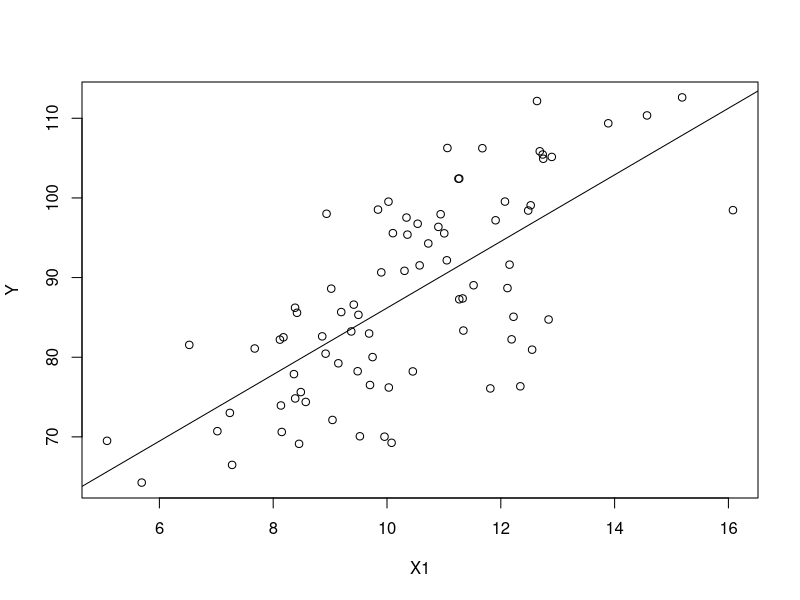
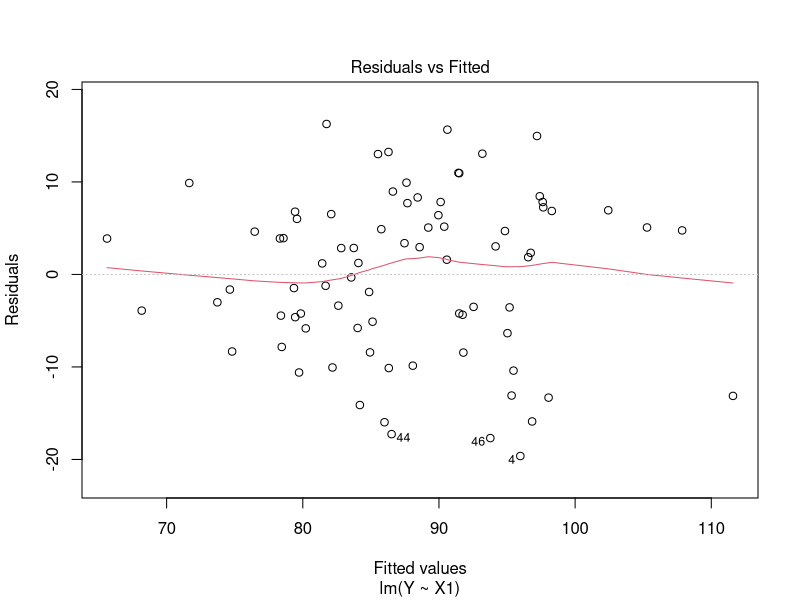
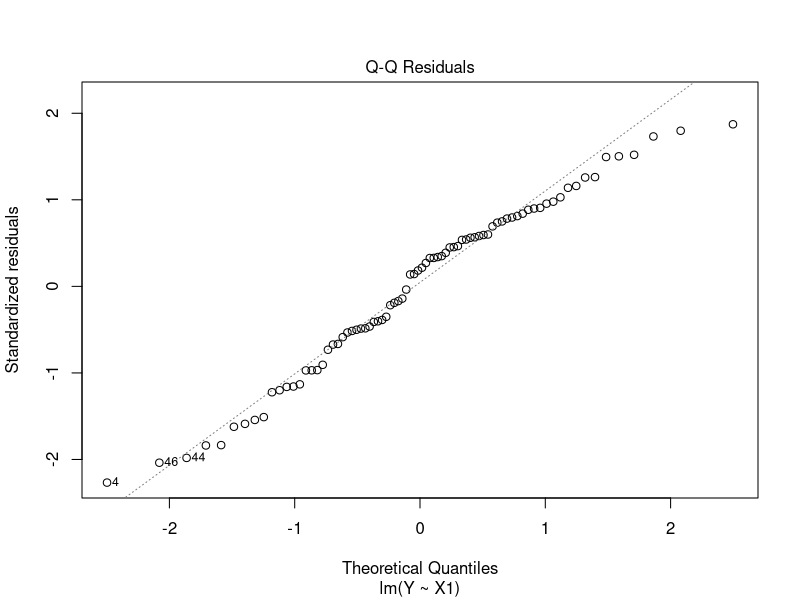

Source code (R) for these figures, in order: (Note: this script raises an error after producing the figures.)
#-----------------------------------------------#
## Define TRUTH (this would be done in heaven)

beta0 <- 53
beta1 <- 2.5
beta2 <- 1.6
beta3 <- 1.4

N <- 80
X1 <- rnorm(N, 10, 2)
X2 <- sample(c("Bond","Free"), N, replace=TRUE)

E <- rnorm(N, 0, 5)

Y <- beta0 + beta1*X1 + beta2*(X2=="Free") + beta3*X1*(X2=="Free") + E

X3 <- rf(N, 3, 20)

#------------------------------------------------#
# This is where the real world would begin,
# with data. Our goal would be to uncover the
# truth that was "created in heaven."
  
myData <- data.frame(Y, X1, X2, X3)  

# Try a first "Simple Model"
myData.lm <- lm(Y ~ X1, data=myData)
plot(Y ~ X1, data=myData)
abline(myData.lm)
plot(myData.lm, which=1:2)

# Consider the added variable plot for X2
plot(myData.lm$residuals ~ X2, data=myData)  
  # We should add X2, it shows a nice pattern

# Consider the added variable plot for X3
plot(myData.lm$residuals ~ X2, data=myData)  
  # Leave X3 out, it shows no pattern

# Perform a second regression including X2
myData.lm2 <- lm(Y ~ X1 + X2, data=myData)
plot(Y ~ X1, data=myData, col=X2)
plot(myData.lm2, which=1:2)
b <- coef(myData.lm2)
abline(b[1], b[2]) #add the first line
abline(b[1]+b[3], b[2], col="red") #add the second





